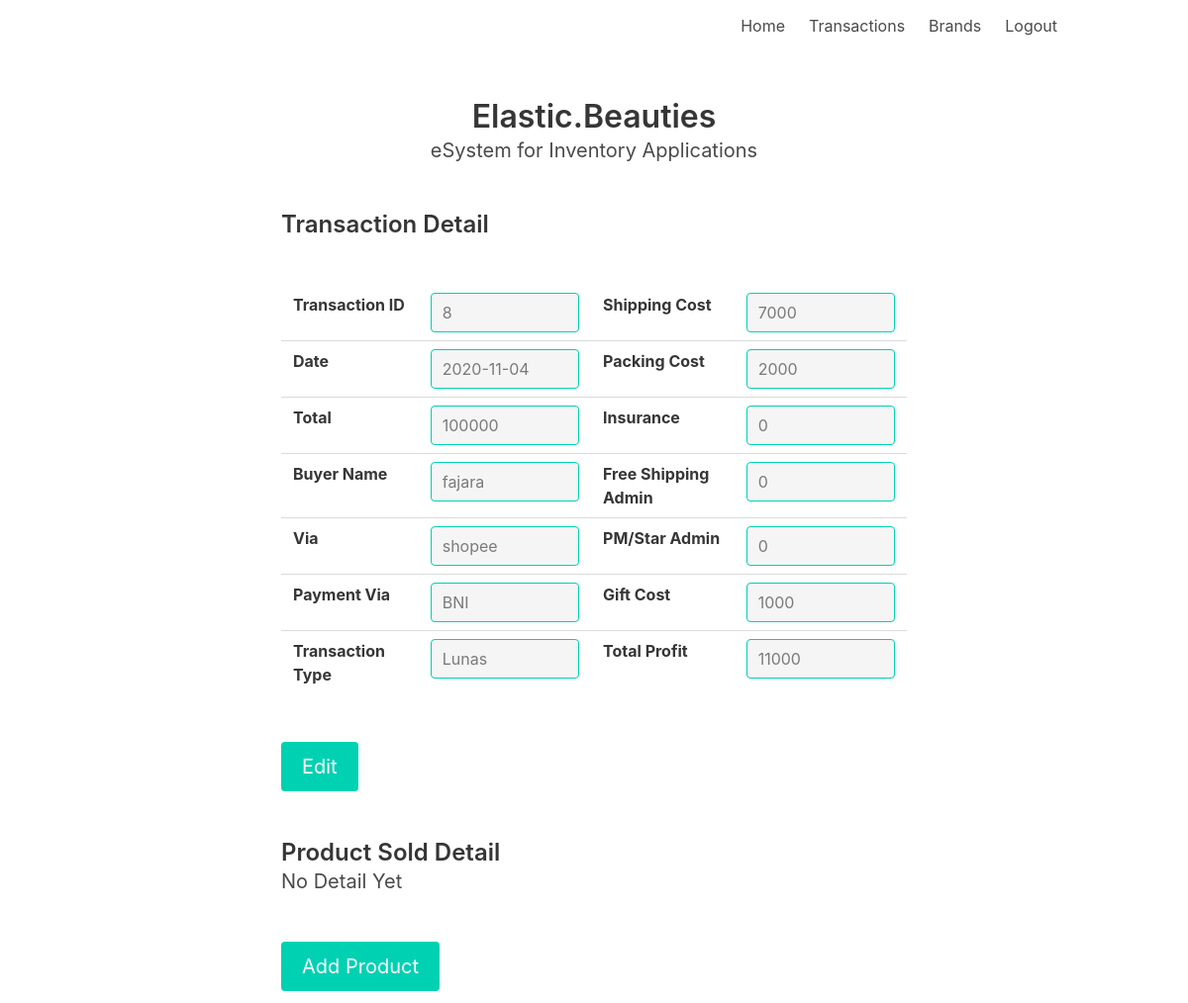
The app's page /transactions_view/8 (signed in), older data.
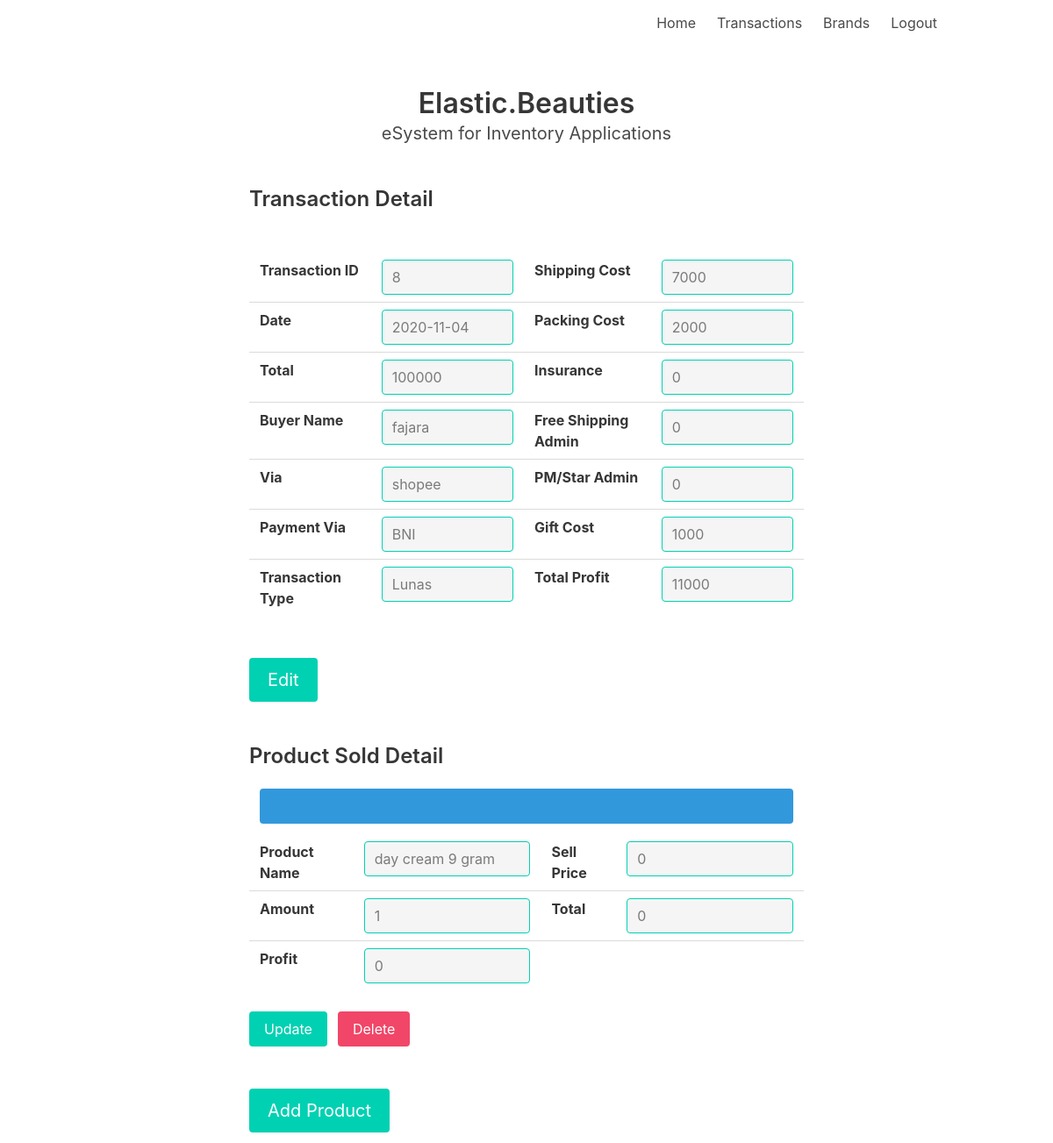
The same page, newer data.
### tables this page shows
CREATE TABLE transactions (
	transaction_id INTEGER NOT NULL PRIMARY KEY AUTOINCREMENT,
	date TEXT,
	total INTEGER,
	buyer_name TEXT,
	via TEXT,
	payment_via TEXT,
	shipping_cost INTEGER,
	packing_cost INTEGER,
	insurance INTEGER,
	free_shipping_admin INTEGER,
	pmstar_admin INTEGER,
	gift_cost INTEGER,
	total_profit INTEGER,
	transaction_type TEXT,
	user_id INTEGER,
	is_deleted INTEGER DEFAULT 0
);

CREATE TABLE transactions_detail (
	transaction_detail_id INTEGER NOT NULL PRIMARY KEY AUTOINCREMENT,
	transaction_id INTEGER,
	product_id TEXT,
	amount INTEGER,
	sell_price INTEGER,
	total INTEGER,
	profit INTEGER
, is_deleted INTEGER DEFAULT 0);

CREATE TABLE products (
	product_id TEXT NOT NULL,
	brand_id TEXT,
	product_name TEXT,
	is_deleted INTEGER DEFAULT 0,
	CONSTRAINT products_UN UNIQUE (product_id)
);

### app/app.py (the view)
@app.route('/transactions_view/<transactionid>')
@flask_login.login_required
def transactions_view(transactionid):
    conn = get_db_connection()
    sql_trans = '''SELECT t.transaction_id,t.date,t.buyer_name,t.via,t.total,t.transaction_type,
                                    t.payment_via,t.shipping_cost,t.packing_cost,t.insurance ,t.free_shipping_admin,
                                    t.pmstar_admin,t.gift_cost,t.total_profit  FROM transactions t where t.transaction_id = {}'''.format(
        transactionid)
    cursor = conn.execute(sql_trans)
    data_trans = cursor.fetchall()[0]
    sql_detail = """
        SELECT td.transaction_detail_id, p.product_name , td.amount, td.sell_price,td.total, td.profit
        from transactions_detail td
        join products p on td.product_id = p.product_id
        where transaction_id  = {} and td.is_deleted = 0
            """.format(transactionid)
    cursor = conn.execute(sql_detail)
    col_names_detail = [description[0] for description in cursor.description]
    data_detail = cursor.fetchall()
    data = {"data_trans": data_trans,
            "data_detail": data_detail,
            "col_names_detail": col_names_detail}
    conn.close()
    return render_template('transactions_view.html', data=data)

### app/app.py (called while the page is built)
@login_manager.user_loader
def user_loader(email):
    conn = get_db_connection()
    users = conn.execute('SELECT * FROM users where email = "{}" limit 1'.format(email)).fetchall()
    if not users:
        return
    username = users[0]['username']
    user = User()
    user.id = email
    user.username = username
    conn.close()
    return user

### app/db.py (called while the page is built)
def get_db_connection():
    conn = sqlite3.connect("../esystem.db")
    conn.row_factory = sqlite3.Row
    return conn

### app/templates/transactions_view.html (shortened to what this page needs)
{% extends "layout_main.html" %}
{% block content %}
<section>
    <div class="container">
        <div class="container">
            <div class="columns">
                <div class="column is-2"></div>
                <div class="column">
                    <h2 class="title is-4 is-bold">Transaction Detail</h2>
                </div>
                <div class="column"></div>
        </div>
            <br>
        <div class="columns">
            <div class="column is-2"></div>
            <div class="column">
                <div class="container">
                    <table class="table">
                        <tr>
                            <td><label class="label">Transaction ID</label></td>
                            <td><input class="input is-primary" type="text" name="transactionid" value="{{ data['data_trans']['transaction_id'] }}" disabled></td>
                            <td><label class="label">Shipping Cost</label></td>
                            <td><input class="input is-primary" type="text" name="shippingcost"  value="{{ data['data_trans']['shipping_cost'] if data != None else 0 }}" disabled></td>
                        </tr>
                        <tr>
                            <td><label class="label">Date</label></td>
                            <td><input class="input is-primary" type="text" name="date" value="{{ data['data_trans']['date'] }}" disabled></td>
                            <td><label class="label">Packing Cost</label></td>
                            <td><input class="input is-primary" type="text" name="packingcost" value="{{ data['data_trans']['packing_cost'] }}" disabled></td>
                        </tr>
                        <tr>
                            <td><label class="label">Total</label></td>
                            <td><input class="input is-primary" type="text" name="total" value="{{ data['data_trans']['total'] }}" disabled></td>
                            <td><label class="label">Insurance</label></td>
                            <td><input class="input is-primary" type="text" name="insurance" value="{{ data['data_trans']['insurance'] }}" disabled></td>
                        </tr>
                        <tr>
                            <td><label class="label">Buyer Name</label></td>
                            <td><input class="input is-primary" type="text" name="buyername" value="{{ data['data_trans']['buyer_name'] }}" disabled></td>
                            <td><label class="label">Free Shipping Admin</label></td>
                            <td><input class="input is-primary" type="text" name="freeshippingadmin" value="{{ data['data_trans']['free_shipping_admin'] }}" disabled></td>
                        </tr>
                        <tr>
                            <td><label class="label">Via</label></td>
                            <td><input class="input is-primary" type="text" name="via" value="{{ data['data_trans']['via'] }}" disabled></td>
                            <td><label class="label">PM/Star Admin</label></td>
                            <td><input class="input is-primary" type="text" name="pmstaradmin" value="{{ data['data_trans']['pmstar_admin'] }}" disabled></td>
                        </tr>
                        <tr>
                            <td><label class="label">Payment Via</label></td>
                            <td><input class="input is-primary" type="text" name="paymentvia" value="{{ data['data_trans']['payment_via'] }}" disabled></td>
                            <td><label class="label">Gift Cost</label></td>
                            <td><input class="input is-primary" type="text" name="giftcost" value="{{ data['data_trans']['gift_cost'] }}" disabled></td>
                        </tr>
                        <tr>
                            <td><label class="label">Transaction Type</label></td>
                            <td><input class="input is-primary" type="text" name="transactiontype" value="{{ data['data_trans']['transaction_type'] }}" disabled></td>
                            <td><label class="label">Total Profit</label></td>
                            <td><input class="input is-primary" type="text" name="totalprofit" value="{{ data['data_trans']['total_profit'] }}" disabled></td>
                        </tr>
                    </table>
                </div>
            </div>
            <div class="column is-2"></div>
        </div>
    </div>
    </div>
</section>
<br>
<br>
<section>
    <div class="container">
        <div class="columns">
            <div class="column is-2"></div>
            <div class="column">
                <form method="POST" action="/transactions" class="control">
                    <button class="button is-primary is-medium">Edit</button>
                </form>
            </div>
            <div class="column is-2"></div>
        </div>
    </div>
</section>
<br>
<br>
<section>
    <div class="container">
        <div class="columns">
            <div class="column is-2"></div>
            <div class="column">
                <h2 class="title is-bold is-4">Product Sold Detail</h2>
                {%if not data['data_detail']%}
                <h2 class="subtitle is-bold">No Detail Yet</h2>
                {%endif%}
            </div>
            <div class="column"></div>
        </div>
    </div>
    <div class="container">
        {% for row in data['data_detail'] %}
        <div class="columns">
            <div class="column is-2"></div>
            <div class="column">
                        <div class="container">
                            <div class="tile is-parent">
                              <article class="tile is-child notification is-info">
                              </article>
                            </div>
                            <table class="table">
                                <tr>
                                    <td><label class="label">Product Name</label></td>
                                    <td><input class="input is-primary" type="text" name="productname" value="{{ row['product_name'] }}" disabled></td>
                                    <td><label class="label">Sell Price</label></td>
                                    <td><input class="input is-primary" type="text" name="sellprice" value="{{ row['sell_price'] }}" disabled></td>
                                </tr>
                                <tr>
                                    <td><label class="label">Amount</label></td>
                                    <td><input class="input is-primary" type="text" name="amount" value="{{ row['amount'] }}" disabled></td>
                                    <td><label class="label">Total</label></td>
                                    <td><input class="input is-primary" type="text" name="total" value="{{ row['total'] }}" disabled></td>
                                </tr>
                                <tr>
                                    <td><label class="label">Profit</label></td>
                                    <td><input class="input is-primary" type="text" name="profit" value="{{ row['profit'] }}" disabled></td>
                                    <td></td>
                                    <td>
                                    </td>
                                </tr>
                            </table>
                        </div>
                </div>
            <div class="column is-2"></div>
        </div>
        <div class="columns">
            <div class="column is-2"></div>
            <div class="column is-3">
                <div class="field is-grouped">
                <form method="POST" action="/transaction_detail" class="control">
                    <button class="button is-primary">Update</button>
                </form>
                <form method="POST" action="/transactions_detail_delete" class="control">
                    <button class="button is-danger">Delete</button>
                </form>
                </div>
            </div>
            <div class="column"></div>
        </div>
        {% endfor %}
    </div>
</section>
<br>
<br>
<section>
    <div class="container">
        <div class="columns">
            <div class="column is-2"></div>
            <div class="column">
                <form method="POST" action="/transaction_detail" class="control">
                    <button class="button is-primary is-medium">Add Product</button>
                </form>
            </div>
            <div class="column is-2"></div>
        </div>
    </div>
</section>
{% endblock %}

### app/templates/layout_main.html (shortened to what this page needs)
<!DOCTYPE html>
<html>
<head>
    <link rel= "stylesheet" type= "text/css" href= "{{ url_for('static',filename='css/bulma.css') }}">
</head>
<body>
    <div class="hero-head">
        <nav class="navbar">
            <div class="container">
                    <div class="navbar-end">
                        <a href="{{ url_for('home') }}" class="navbar-item">
                            Home
                        </a>
                        <a href="{{ url_for('transaction_overview') }}" class="navbar-item">
                            Transactions
                        </a>
                        <a href="{{ url_for('brands_overview') }}" class="navbar-item">
                            Brands
                        </a>
                        <a href="{{ url_for('logout') }}" class="navbar-item">
                            Logout
                        </a>
                    </div>
            </div>
        </nav>
    </div>
    <section>
        <div class="hero">
          <div class="hero-body">
            <div class="container has-text-centered">
              <h1 class="title">
                  Elastic.Beauties
              </h1>
              <h2 class="subtitle">
                eSystem for Inventory Applications
              </h2>
            </div>
          </div>
        </div>
    </section>
       {% block content %}
       {% endblock %}
</body>
</html>

Row changes from the older to the newer data that the page shows:
added transactions_detail: productname "day cream 9 gram", sellprice "0", amount "1", total "0", profit "0"
Text that changed along with them:
text no longer shown: "No Detail Yet"
